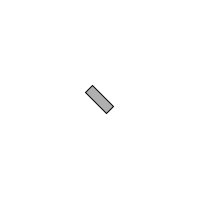
Frame 1 (no input)
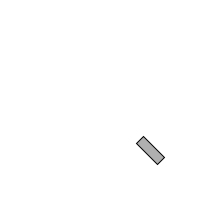
Frame 60 (the mouse pressed at the canvas centre just before this capture)
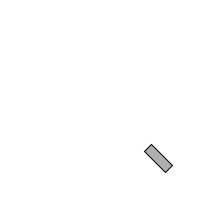
Frame 120 (the mouse held since frame 60 and released just before this capture)

The Processing sketch that drew these frames (run headless with seeded random() and noise(); from frame 60 on, the mouse is pressed at the canvas centre):

// Processing sketch: move_towards_mouse_and_rotation
// ── move_towards_mouse_and_rotation.pde
class Mover {
 
  PVector location;
  PVector velocity;
  PVector acceleration;
  float topspeed;
  
  void update() {
    PVector mouse = new PVector(mouseX, mouseY);
    PVector dir = PVector.sub(mouse, location);
    
    dir.normalize(); // normalize the delta vector to be a unit vector of length 1
    dir.mult(.5); // scaling the vector
    
    acceleration = dir;
    velocity.add(acceleration);
    velocity.limit(topspeed);
    location.add(velocity);
  }
  
  void display() {
    float angle = atan2(velocity.y,velocity.x); // use atan2 in ordre to account for all possible directions 
    stroke(0);
    fill(175);
    pushMatrix();
    rectMode(CENTER);
    translate(location.x, location.y);
    rotate(angle);
    rect(0, 0, 30, 10);
    popMatrix();
  }
  
  Mover() {
    location = new PVector(width/2, height/2);
    velocity = new PVector(0,0);
    topspeed = 10;
  }
  
  void checkEdges() {
    if (location.x > width) {
      location.x = 0;
    }
    else if (location.x < 0) {
      location.x = width;
    }
    if (location.y > height) {
      location.y = 0;
    }
    else if (location.y < 0) {
      location.y = height;
    }
  }

}

Mover mover;

void setup() {
  size(200, 200);
  smooth();
  mover = new Mover();
}

void draw() {
  background(255);
  mover.update();
  mover.checkEdges();
  mover.display();
}
